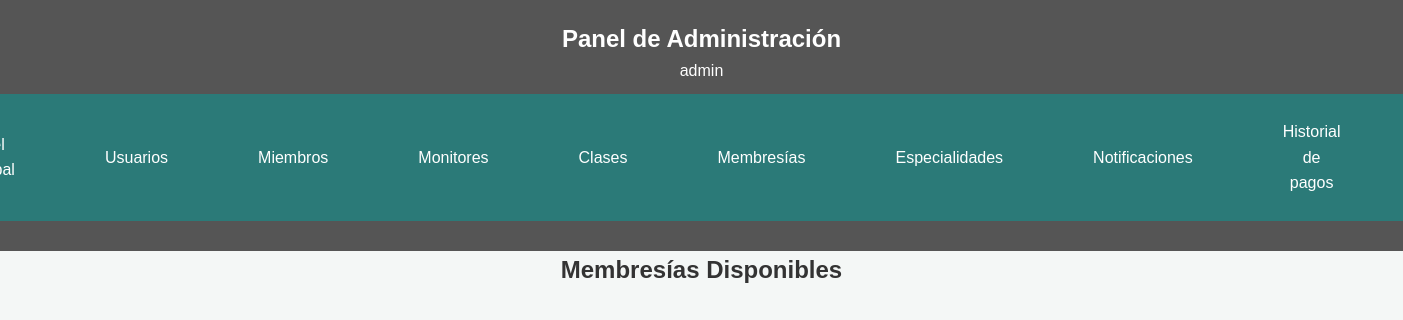
Page /src/membresias/planes.php (signed in) on the earlier database version.
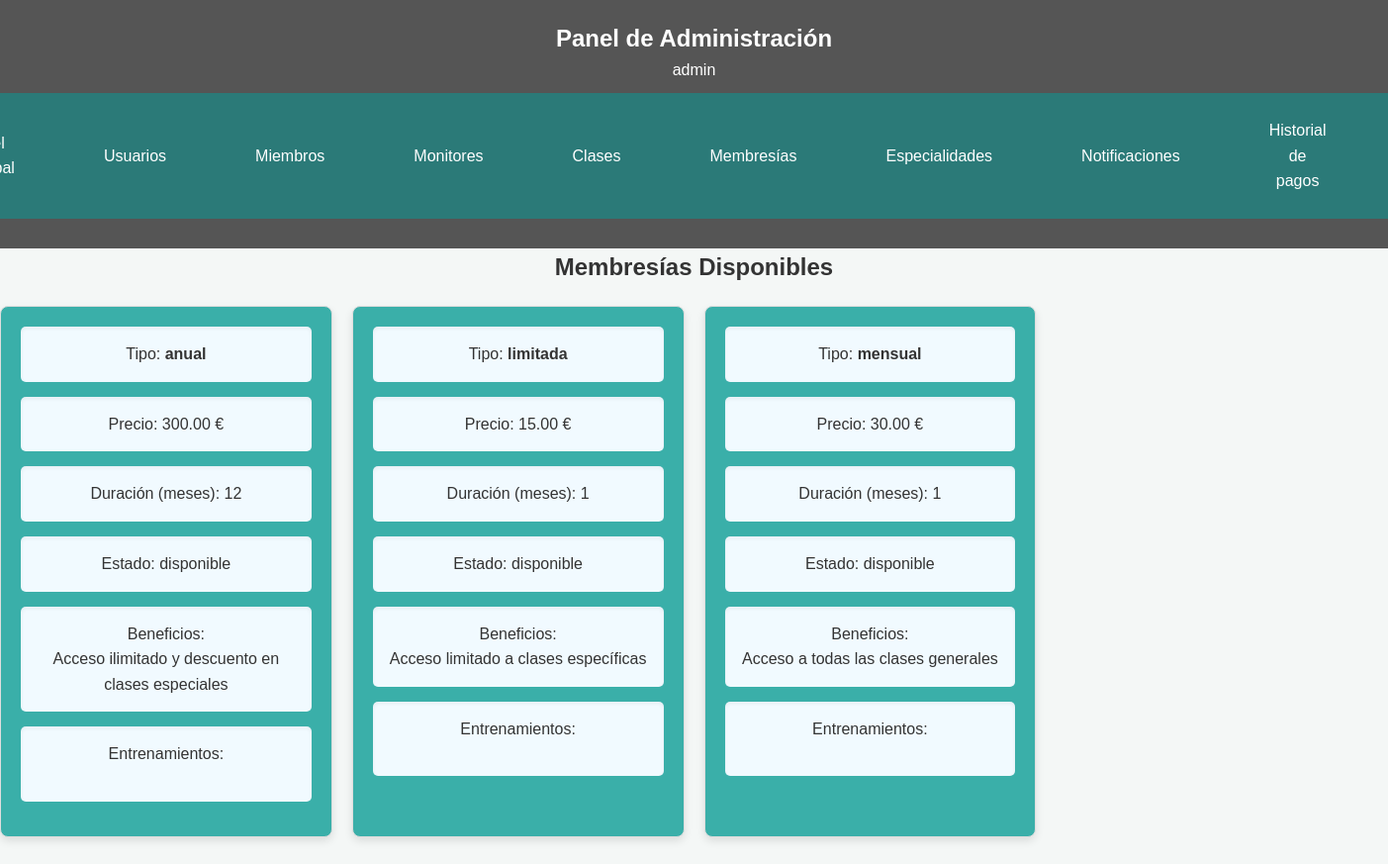
Same page on the later database version.
### tables this page shows
CREATE TABLE IF NOT EXISTS membresia (
    id_membresia INT AUTO_INCREMENT PRIMARY KEY,
    tipo VARCHAR(50) UNIQUE,
    precio DECIMAL(10, 2),
    duracion INT COMMENT 'Duración en meses',
    beneficios TEXT,
    estado ENUM('disponible', 'descontinuada') DEFAULT 'disponible' COMMENT 'Si está en uso o retirada'
);

### src/membresias/planes.php (the view, shortened to what this page needs)
<?php
$conn = obtenerConexion();
$membresias = [];
$result = $conn->query("SELECT * FROM membresia ORDER BY tipo ASC");
if ($result) {
    while ($row = $result->fetch_assoc()) {
        if (!empty($row['tipo'])) {
            $row['entrenamientos'] = [];
            $membresias[] = $row;
        }
    }
}
include '../admin/admin_header.php';
?>
<!DOCTYPE html>
<html lang="es">
<body>
    <main>
        <h2>Membresías Disponibles</h2>
        <ul class="membresias-lista">
            <?php foreach ($membresias as $membresia): ?>
                <li class="membresia-item">
                    <div class="membresia-section sombreado">
                        <label>Tipo:</label>
                        <span class="membresia-tipo"><?php echo htmlspecialchars($membresia['tipo']); ?></span>
                    </div>
                    <div class="membresia-section sombreado">
                        <label>Precio:</label>
                        <span><?php echo htmlspecialchars($membresia['precio']); ?> €</span>
                    </div>
                    <div class="membresia-section sombreado">
                        <label>Duración (meses):</label>
                        <span><?php echo htmlspecialchars($membresia['duracion']); ?></span>
                    </div>
                    <div class="membresia-section sombreado">
                        <label>Estado:</label>
                        <span><?php echo htmlspecialchars($membresia['estado']); ?></span>
                    </div>
                    <div class="membresia-section sombreado">
                        <label>Beneficios:</label>
                        <p><?php echo nl2br(htmlspecialchars($membresia['beneficios'])); ?></p>
                    </div>
                    <div class="membresia-section sombreado">
                        <label>Entrenamientos:</label>
                    </div>
                </li>
            <?php endforeach; ?>
        </ul>
    </main>
</body>
</html>

Differences in the rows shown:
added membresia: tipo "anual", precio "300.00", duracion "12", estado "disponible", beneficios "Acceso ilimitado y descuento en clases especiales"
added membresia: tipo "limitada", precio "15.00", duracion "1", estado "disponible", beneficios "Acceso limitado a clases específicas"
added membresia: tipo "mensual", precio "30.00", duracion "1", estado "disponible", beneficios "Acceso a todas las clases generales"
